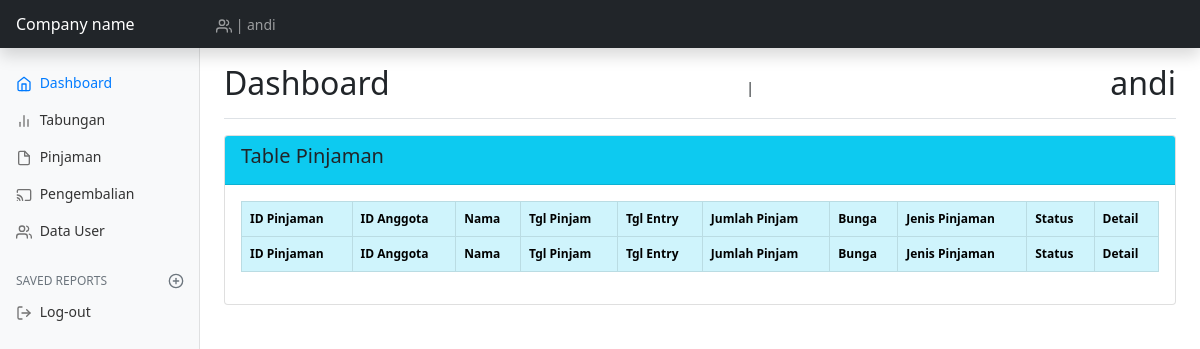
/views/index.php?page=pengembalian (signed in), run on an earlier commit of the app's database.
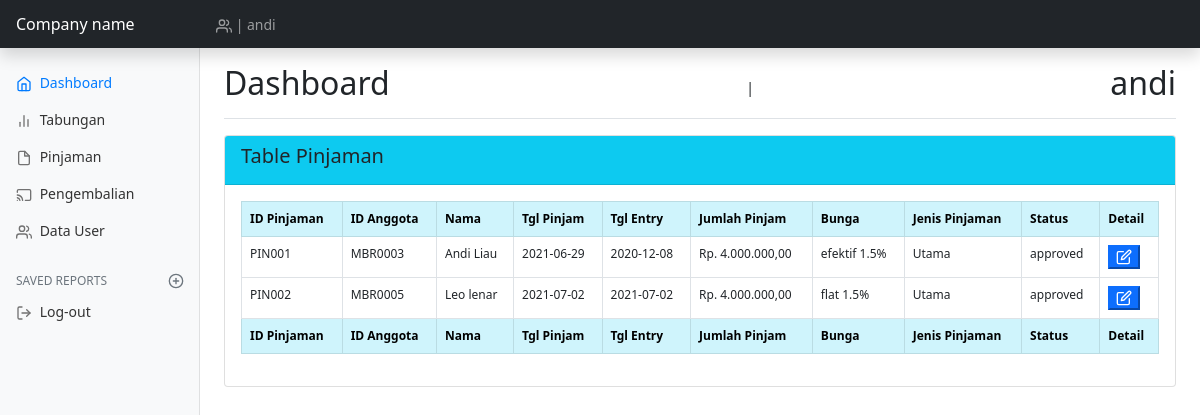
And on a later commit of the database.
### tables this page shows
CREATE TABLE `tb_pinjaman` (
  `id_pinjaman` char(15) NOT NULL,
  `id_anggota` char(15) NOT NULL,
  `tgl_pinjam` date NOT NULL,
  `tgl_entry` date NOT NULL,
  `id_bunga` char(15) NOT NULL,
  `id_jenis_pinjaman` char(15) NOT NULL,
  `jumlah_pinjaman` varchar(100) NOT NULL,
  `tenor` varchar(10) NOT NULL
);

CREATE TABLE `tb_anggota` (
  `id_anggota` char(15) NOT NULL,
  `id_user` char(15) NOT NULL,
  `tgl_join` date NOT NULL,
  `nama_lengkap` varchar(100) NOT NULL,
  `tempat_lahir` varchar(25) NOT NULL,
  `tgl_lahir` date NOT NULL,
  `alamat_sekarang` varchar(100) NOT NULL,
  `no_telpn` char(15) NOT NULL,
  `simpanan_pokok` int(15) NOT NULL,
  `tgl_entry` date NOT NULL
);

CREATE TABLE `tb_bunga` (
  `id_bunga` int(15) NOT NULL,
  `jenis_bunga` varchar(20) NOT NULL,
  `jumlah_bunga` varchar(20) NOT NULL
);

CREATE TABLE `tb_jenis_pinjaman` (
  `id_jenis_pinjaman` int(15) NOT NULL,
  `jenis_pinjaman` varchar(20) NOT NULL
);

CREATE TABLE `tb_approv_pinjaman` (
  `id_approv_pin` int(100) NOT NULL,
  `id_pinjaman` char(15) NOT NULL,
  `tgl_approv` date NOT NULL,
  `status` varchar(100) NOT NULL
);

### assets/koneksi.php (called while the page is built, shortened)
<?php
function rupiah($angka){
	$hasil_rupiah = "Rp. " . number_format($angka,2,',','.');
	return $hasil_rupiah;
}
?>

### views/admin/pinjam/pengembalian.php (the view)
<div class="row">
	<div class="col-sm-12">
		<div class="card">
			<div class="card-header bg-info">
				<h5 class="card-title">Table Pinjaman</h5>
			</div>
			<div class="card-body">
				<div class="table-responsive">
					<table id="example" class="display table table-bordered" style="width: 100%; font-size: 12px;">
						<thead class="table-info">
							<tr>
								<th>ID Pinjaman</th>
								<th>ID Anggota</th>
								<th>Nama</th>
								<th>Tgl Pinjam</th>
								<th>Tgl Entry</th>
								<th>Jumlah Pinjam</th>
								<th>Bunga</th>
								<th>Jenis Pinjaman</th>
								<th>Status</th>
								<th>Detail</th>
							</tr>
						</thead>
						<tbody>
							<?php
							$sqlu = mysqli_query($koneksi, "select * from tb_pinjaman x inner join tb_bunga y on y.id_bunga = x.id_bunga inner join tb_jenis_pinjaman z on z.id_jenis_pinjaman = x.id_jenis_pinjaman inner join tb_anggota w on w.id_anggota = x.id_anggota");
							while ($datau = mysqli_fetch_array($sqlu)) {
								$ce = mysqli_query($koneksi, "select * from tb_approv_pinjaman where id_pinjaman = '".$datau['id_pinjaman']."' and status = 'approved'");
								$dc = mysqli_num_rows($ce);
								$dapp = mysqli_fetch_array($ce);
								if ($dc > 0) {
								?>
								<tr>
									<td><?= $datau['id_pinjaman']; ?></td>
									<td><?= $datau['id_anggota']; ?></td>
									<td><?= $datau['nama_lengkap'];?></td>
									<td><?= $datau['tgl_pinjam']; ?></td>
									<td><?= $datau['tgl_entry']; ?></td>
									<td><?= rupiah($datau['jumlah_pinjaman']); ?></td>
									<td><?= $datau['jenis_bunga']." ".$datau['jumlah_bunga']."% "; ?></td>
									<td><?= $datau['jenis_pinjaman']; ?></td>
									<td><?= $dapp['status']; ?></td>
									<td><a href="?pin=detail_pinjaman&idpin=<?= $datau['id_pinjaman']; ?>"><button class="btn-md btn-primary"><span data-feather='edit'></span></button></a></td>
								</tr>
							<?php }
							}
							?>
						</tbody>
						<tfoot class="table-info">
							<tr>
								<th>ID Pinjaman</th>
								<th>ID Anggota</th>
								<th>Nama</th>
								<th>Tgl Pinjam</th>
								<th>Tgl Entry</th>
								<th>Jumlah Pinjam</th>
								<th>Bunga</th>
								<th>Jenis Pinjaman</th>
								<th>Status</th>
								<th>Detail</th>
							</tr>
						</tfoot>
					</table>
				</div>
			</div>
		</div>
	</div>
</div>

### views/header.php (shortened to what this page needs)
<?php
require_once('../assets/koneksi.php');
?>
<!DOCTYPE html>
<html lang="en">
  <head>
<link href="../plugins/bootstrap-5/dist/css/bootstrap.css" rel="stylesheet">
<link href="../plugins/bootstrap-5/dist/css/bootstrap.min.css" rel="stylesheet">
    <link href="../plugins/dashboard/dashboards.css" rel="stylesheet">
  </head>
  <body>

### views/index.php (shortened to what this page needs)
<?php require_once("header.php"); ?>
<header class="navbar navbar-dark sticky-top bg-dark flex-md-nowrap p-0 shadow">
  <a class="navbar-brand col-md-3 col-lg-2 me-0 px-3" href="#">Company name</a>
  <ul class="navbar-nav px-3 w-100">
    <li class="nav-item text-nowrap">
      <a class="nav-link" href="#"><span data-feather="users"></span> | <?= $_SESSION['user']; ?></a>
    </li>
  </ul>
</header>
<div class="container-fluid">
  <div class="row">
    <nav id="sidebarMenu" class="col-md-3 col-lg-2 d-md-block bg-light sidebar collapse">
      <div class="position-sticky pt-3">
        <ul class="nav flex-column">
          <li class="nav-item">
            <a class="nav-link active" aria-current="page" href="#">
              <span data-feather="home"></span>
              Dashboard
            </a>
          </li>
          <li class="nav-item">
            <a class="nav-link" href="tabungan">
              <span data-feather="bar-chart-2"></span>
              Tabungan
            </a>
          </li>
          <li class="nav-item">
            <a class="nav-link" href="?page=pinjaman">
              <span data-feather="file"></span>
              Pinjaman
            </a>
          </li>
          <li class="nav-item">
            <a class="nav-link" href="?page=pengembalian">
              <span data-feather="cast"></span>
              Pengembalian
            </a>
          </li>
          <li class="nav-item">
            <a class="nav-link" href="?page=data_user">
              <span data-feather="users"></span>
              Data User
            </a>
          </li>
        </ul>
        <h6 class="sidebar-heading d-flex justify-content-between align-items-center px-3 mt-4 mb-1 text-muted">
          <span>Saved reports</span>
          <a class="link-secondary" href="#" aria-label="Add a new report">
            <span data-feather="plus-circle"></span>
          </a>
        </h6>
        <ul class="nav flex-column mb-2">
          <li class="nav-item">
            <a class="nav-link" href="../logout.php">
              <span data-feather="log-out"></span>
              Log-out
            </a>
          </li>
        </ul>
      </div>
    </nav>
    <main class="col-md-9 ms-sm-auto col-lg-10 px-md-4">
      <div class="d-flex justify-content-between flex-wrap flex-md-nowrap align-items-center pt-3 pb-2 mb-3 border-bottom">
        <h1 class="h2">Dashboard</h1> | <h5 class="h2"><?= $_SESSION['user']; ?></h5>
      </div>
      <?php
      if (isset($_GET['page'])) {
          $page = $_GET['page'];
          switch ($page) {
            case 'pengembalian':
              require_once('admin/pengembalian.php');
              break;
          }
      }
      ?>
    </main>
  </div>
</div>
<?php require_once("footer.php"); ?>

### views/footer.php (shortened to what this page needs)
  </body>
</html>

What changed in the data, as far as the page shows it:
added tb_pinjaman: id_pinjaman "PIN001", id_anggota.id_anggota "MBR0003", id_anggota.nama_lengkap "Andi Liau", tgl_pinjam "2021-06-29", id_anggota.tgl_entry "2020-12-08", jumlah_pinjaman "Rp. 4.000.000,00", id_bunga.jenis_bunga "efektif", id_bunga.jumlah_bunga "1.5", id_jenis_pinjaman.jenis_pinjaman "Utama", tb_approv_pinjaman.status "approved"
added tb_pinjaman: id_pinjaman "PIN002", id_anggota.id_anggota "MBR0005", id_anggota.nama_lengkap "Leo lenar", tgl_pinjam "2021-07-02", id_anggota.tgl_entry "2021-07-02", jumlah_pinjaman "Rp. 4.000.000,00", id_bunga.jenis_bunga "flat", id_bunga.jumlah_bunga "1.5", id_jenis_pinjaman.jenis_pinjaman "Utama", tb_approv_pinjaman.status "approved"
